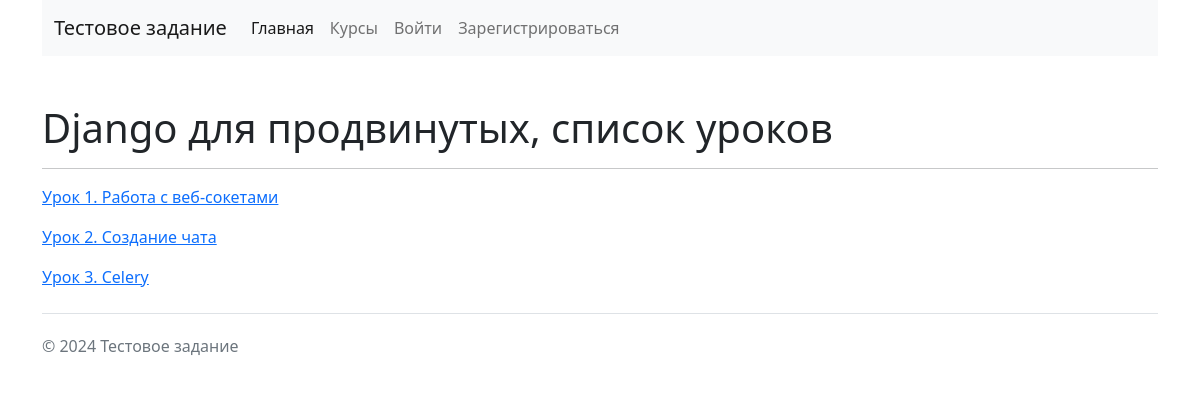
Before: /products/lesson/django-dlya-prodvinutyh/ with the older database file.
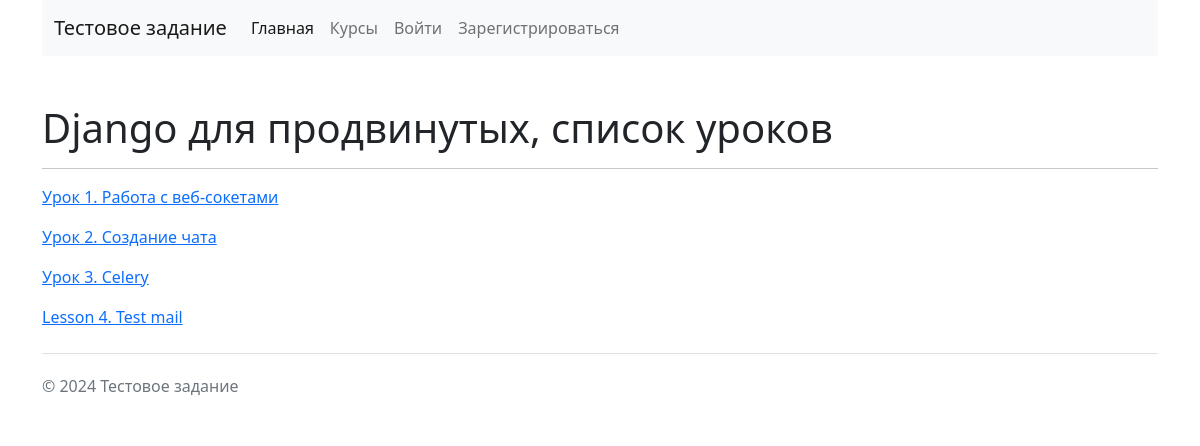
After: the same page with the newer database file.
### products/models.py (models this page shows)
class Lesson(models.Model):
    lesson_name = models.CharField('Название', max_length=120)
    video_content = models.FileField('Видео', upload_to='videos/%Y')
    product = models.ForeignKey(Product, verbose_name='Товар',
                                on_delete=models.CASCADE, related_name='lessons')
    class Meta:
        db_table = 'lesson'
        verbose_name = 'Урок'
        verbose_name_plural = 'Уроки'
    def __str__(self):
        return self.lesson_name

### products/views.py (the view)
# urls.py: path('lesson/<slug:product_url>/', lesson, name='lesson'),
def lesson(request, product_url):
    product = get_object_or_404(Product, slug=product_url)
    """
    Проверяем параметр is_published
    (выключение кнопки на странице курса, не дает гарантии, что кто-то захочет
    перейти к урокам через url). Если он равен False, то перекидываем на страницу
    информации о курсе, а иначе даем пользователю смотреть уроки
    """
    if not product.is_published:
        return redirect('product:product_detail', product_url=product_url)
    current_lesson = request.GET.get('lesson') # Получаем текущий урок
    product_lessons = product.lessons.all() # Получаем все уроки конкретного курса
    lessons_quantity = product_lessons.count() # Кол-во уроков
    if current_lesson:
        if int(current_lesson) > lessons_quantity:
            return redirect('product:product_detail', product_url=product_url)
        product_lessons = product_lessons[int(current_lesson) - 1]
    context = {
        'title': product.product_name,
        'lessons': product_lessons,
        'current_lesson': current_lesson,
        'lessons_quantity': lessons_quantity
    }
    return render(request, 'products/lesson.html', context)

### templates/products/lesson.html (shortened to what this page needs)
{% extends "base.html" %}
{% load static %}
{% block content %}
    {% if not current_lesson %}
        <h1>{{ title }}, список уроков</h1>
        <hr>
        {% for lesson in lessons %}
            <a href='?lesson={{ forloop.counter }}'><p>{{ lesson }}</p></a>
        {% endfor %}
    {% endif %}
{% endblock %}

Changed rows visible on the page:
added Lesson: lesson_name "Lesson 4. Test mail"
